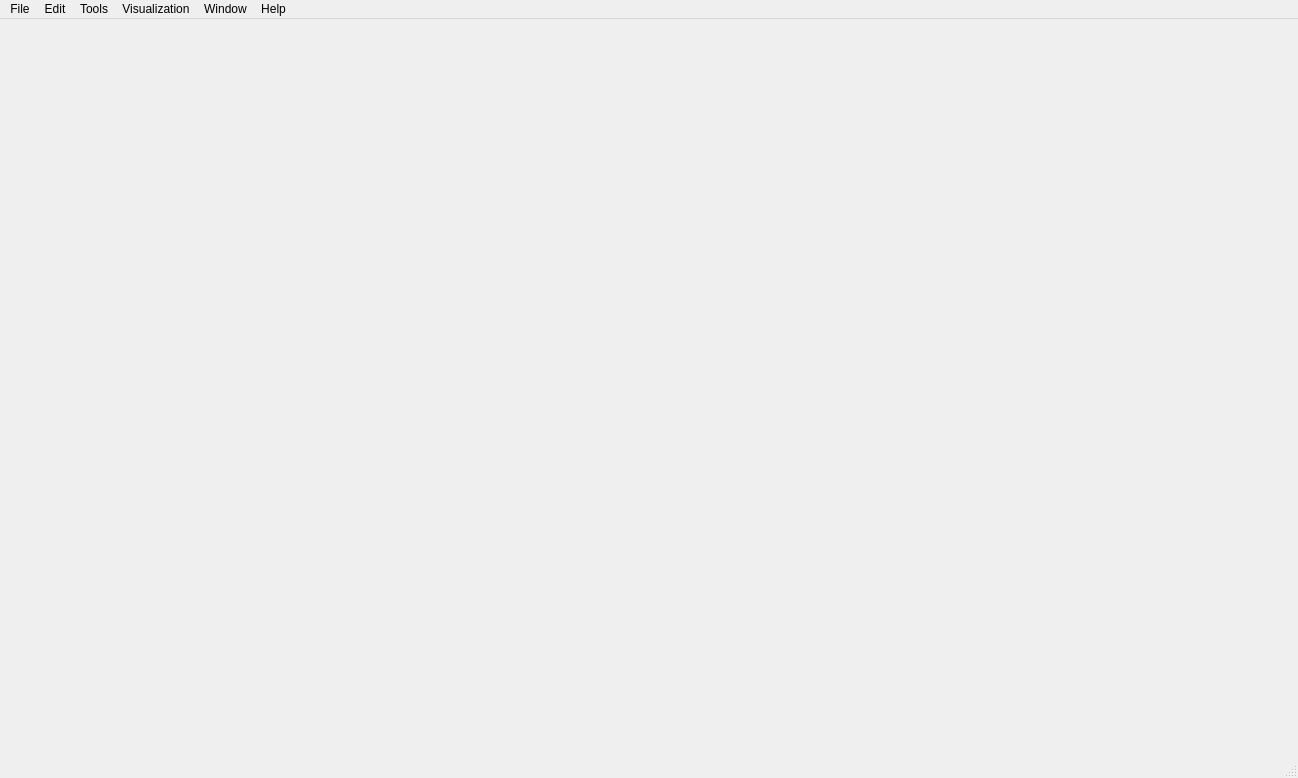
<?xml version="1.0" encoding="UTF-8"?>
<ui version="4.0">
 <class>MainWindow</class>
 <widget class="QMainWindow" name="MainWindow">
  <property name="geometry">
   <rect>
    <x>0</x>
    <y>0</y>
    <width>1298</width>
    <height>778</height>
   </rect>
  </property>
  <property name="acceptDrops">
   <bool>true</bool>
  </property>
  <property name="windowTitle">
   <string>3D Model Viewer</string>
  </property>
  <property name="windowIcon">
   <iconset resource="../ModelViewer.qrc">
    <normaloff>:/icons/res/logo.png</normaloff>:/icons/res/logo.png</iconset>
  </property>
  <widget class="QWidget" name="centralWidget">
   <layout class="QGridLayout" name="gridLayout"/>
  </widget>
  <widget class="QMenuBar" name="menuBar">
   <widget class="QMenu" name="menuFile">
    <property name="title">
     <string>File</string>
    </property>
    <addaction name="actionNew"/>
    <addaction name="actionOpen"/>
    <addaction name="actionImport"/>
    <addaction name="actionExport"/>
    <addaction name="separator"/>
    <addaction name="actionSave"/>
    <addaction name="actionSave_As"/>
    <addaction name="separator"/>
    <addaction name="actionFileClose"/>
    <addaction name="actionExit"/>
    <addaction name="separator"/>
   </widget>
   <widget class="QMenu" name="menuHelp">
    <property name="title">
     <string>Help</string>
    </property>
    <addaction name="actionQuick_Help"/>
    <addaction name="actionTutorial"/>
    <addaction name="separator"/>
    <addaction name="actionView_Logs"/>
    <addaction name="actionOpen_Logs_Folder"/>
    <addaction name="actionShow_Console"/>
    <addaction name="separator"/>
    <addaction name="actionAbout"/>
   </widget>
   <widget class="QMenu" name="menuWindows">
    <property name="title">
     <string>Window</string>
    </property>
    <addaction name="actionClose"/>
    <addaction name="actionClose_All"/>
    <addaction name="separator"/>
    <addaction name="actionCascade"/>
    <addaction name="actionTile"/>
    <addaction name="actionTile_Horizontally"/>
    <addaction name="actionTile_Vertically"/>
    <addaction name="separator"/>
    <addaction name="actionNext"/>
    <addaction name="actionPrevious"/>
    <addaction name="separator"/>
   </widget>
   <widget class="QMenu" name="menuEdit">
    <property name="title">
     <string>Edit</string>
    </property>
    <addaction name="actionUndo"/>
    <addaction name="actionRedo"/>
    <addaction name="separator"/>
    <addaction name="actionSettings"/>
   </widget>
   <widget class="QMenu" name="menuTools">
    <property name="title">
     <string>Tools</string>
    </property>
    <addaction name="actionMeasure"/>
    <addaction name="actionAnnotate"/>
    <addaction name="actionExportReport"/>
    <addaction name="separator"/>
    <addaction name="actionShrinkWrap"/>
   </widget>
   <widget class="QMenu" name="menuVisualization">
    <property name="title">
     <string>Visualization</string>
    </property>
    <addaction name="actionRayTracing"/>
    <addaction name="actionVisualizationSeparator"/>
    <addaction name="actionTextureDebugger"/>
   </widget>
   <addaction name="menuFile"/>
   <addaction name="menuEdit"/>
   <addaction name="menuTools"/>
   <addaction name="menuVisualization"/>
   <addaction name="menuWindows"/>
   <addaction name="menuHelp"/>
  </widget>
  <widget class="QStatusBar" name="statusBar"/>
  <action name="actionExit">
   <property name="icon">
    <iconset theme="application-exit"/>
   </property>
   <property name="text">
    <string>Exit</string>
   </property>
   <property name="statusTip">
    <string>Exit the application</string>
   </property>
  </action>
  <action name="actionAbout">
   <property name="icon">
    <iconset theme="help-about"/>
   </property>
   <property name="text">
    <string>About</string>
   </property>
   <property name="statusTip">
    <string>About the application</string>
   </property>
  </action>
  <action name="actionNew">
   <property name="icon">
    <iconset theme="document-new"/>
   </property>
   <property name="text">
    <string>New</string>
   </property>
   <property name="statusTip">
    <string>Create a new document window</string>
   </property>
   <property name="shortcut">
    <string>Ctrl+N</string>
   </property>
  </action>
  <action name="actionTile_Horizontally">
   <property name="text">
    <string>Tile Horizontally</string>
   </property>
   <property name="statusTip">
    <string>Tile sub windows horizontally</string>
   </property>
  </action>
  <action name="actionTile_Vertically">
   <property name="text">
    <string>Tile Vertically</string>
   </property>
   <property name="statusTip">
    <string>Tile sub windows vertically</string>
   </property>
  </action>
  <action name="actionCascade">
   <property name="text">
    <string>Cascade</string>
   </property>
   <property name="statusTip">
    <string>Cascade sub windows</string>
   </property>
  </action>
  <action name="actionTile">
   <property name="text">
    <string>Tile</string>
   </property>
   <property name="statusTip">
    <string>Tile sub windows</string>
   </property>
  </action>
  <action name="actionClose">
   <property name="icon">
    <iconset theme="window-close"/>
   </property>
   <property name="text">
    <string>Close</string>
   </property>
   <property name="statusTip">
    <string>Close the current document window</string>
   </property>
  </action>
  <action name="actionClose_All">
   <property name="icon">
    <iconset theme="window-close-all"/>
   </property>
   <property name="text">
    <string>Close All</string>
   </property>
   <property name="statusTip">
    <string>Close all document windows</string>
   </property>
  </action>
  <action name="actionNext">
   <property name="icon">
    <iconset theme="window-next"/>
   </property>
   <property name="text">
    <string>Next</string>
   </property>
   <property name="statusTip">
    <string>Activate the next sub window</string>
   </property>
  </action>
  <action name="actionPrevious">
   <property name="icon">
    <iconset theme="window-previous"/>
   </property>
   <property name="text">
    <string>Previous</string>
   </property>
   <property name="statusTip">
    <string>Activate the next previous window</string>
   </property>
  </action>
  <action name="actionOpen">
   <property name="icon">
    <iconset theme="document-open"/>
   </property>
   <property name="text">
    <string>Open</string>
   </property>
   <property name="statusTip">
    <string>Open an existing model</string>
   </property>
   <property name="shortcut">
    <string>Ctrl+O</string>
   </property>
  </action>
  <action name="actionImport">
   <property name="icon">
    <iconset theme="document-import"/>
   </property>
   <property name="text">
    <string>Import</string>
   </property>
   <property name="statusTip">
    <string>Import a model into the current document</string>
   </property>
   <property name="shortcut">
    <string>Ctrl+I</string>
   </property>
  </action>
  <action name="actionSave">
   <property name="icon">
    <iconset theme="document-save"/>
   </property>
   <property name="text">
    <string>Save</string>
   </property>
   <property name="statusTip">
    <string>Save the current document</string>
   </property>
   <property name="shortcut">
    <string>Ctrl+S</string>
   </property>
  </action>
  <action name="actionSave_As">
   <property name="icon">
    <iconset theme="document-save-as"/>
   </property>
   <property name="text">
    <string>Save As</string>
   </property>
   <property name="statusTip">
    <string>Save the current document as another file name</string>
   </property>
   <property name="shortcut">
    <string>Ctrl+Shift+S</string>
   </property>
  </action>
  <action name="actionUndo">
   <property name="icon">
    <iconset theme="edit-undo"/>
   </property>
   <property name="text">
    <string>Undo</string>
   </property>
   <property name="statusTip">
    <string>Undo the last action</string>
   </property>
   <property name="shortcut">
    <string>Ctrl+Z</string>
   </property>
  </action>
  <action name="actionRedo">
   <property name="icon">
    <iconset theme="edit-redo"/>
   </property>
   <property name="text">
    <string>Redo</string>
   </property>
   <property name="statusTip">
    <string>Redo the last action</string>
   </property>
   <property name="shortcut">
    <string>Ctrl+Y</string>
   </property>
  </action>
  <action name="actionFileClose">
   <property name="icon">
    <iconset theme="document-close"/>
   </property>
   <property name="text">
    <string>Close</string>
   </property>
   <property name="statusTip">
    <string>Close the current file</string>
   </property>
  </action>
  <action name="actionExport">
   <property name="text">
    <string>Export</string>
   </property>
   <property name="statusTip">
    <string>Export the scene</string>
   </property>
   <property name="shortcut">
    <string>Ctrl+E</string>
   </property>
  </action>
  <action name="actionClear_UV_Prompt_Settings">
   <property name="text">
    <string>Clear UV Prompt Settings</string>
   </property>
  </action>
  <action name="actionSettings">
   <property name="text">
    <string>Settings</string>
   </property>
   <property name="statusTip">
    <string>Open the settings dialog</string>
   </property>
  </action>
  <action name="actionTextureDebugger">
   <property name="text">
    <string>Texture Debugger</string>
   </property>
   <property name="statusTip">
    <string>Open the texture debug panel for the selected mesh</string>
   </property>
  </action>
  <action name="actionRayTracing">
   <property name="text">
    <string>Ray Tracing...</string>
   </property>
   <property name="statusTip">
    <string>Open ray tracing settings and start a render</string>
   </property>
  </action>
  <action name="actionMeasure">
   <property name="text">
    <string>Measure...</string>
   </property>
   <property name="statusTip">
    <string>Open the measurement tool - point, distance, and arc-radius tools</string>
   </property>
  </action>
  <action name="actionAnnotate">
   <property name="text">
    <string>Annotate...</string>
   </property>
   <property name="statusTip">
    <string>Open the annotation tool - place text notes anchored to points on the model</string>
   </property>
  </action>
  <action name="actionExportReport">
   <property name="text">
    <string>Export Report...</string>
   </property>
   <property name="statusTip">
    <string>Export captured views and the measurement/annotation list as a PDF report</string>
   </property>
  </action>
  <action name="actionShrinkWrap">
   <property name="text">
    <string>Shrink Wrap...</string>
   </property>
   <property name="statusTip">
    <string>Combine the selected meshes into one new watertight approximating shell (CGAL alpha wrapping), added as a new node</string>
   </property>
  </action>
  <action name="actionVisualizationSeparator">
   <property name="separator">
    <bool>true</bool>
   </property>
  </action>
  <action name="actionQuick_Help">
   <property name="text">
    <string>Quick Help</string>
   </property>
   <property name="statusTip">
    <string>Open the quick help dialog</string>
   </property>
   <property name="shortcut">
    <string>F1</string>
   </property>
  </action>
  <action name="actionTutorial">
   <property name="text">
    <string>Tutorial</string>
   </property>
   <property name="statusTip">
    <string>Open the application tutorial</string>
   </property>
   <property name="shortcut">
    <string>Ctrl+F1</string>
   </property>
  </action>
  <action name="actionView_Logs">
   <property name="text">
    <string>View Logs</string>
   </property>
   <property name="statusTip">
    <string>Open the logs dialog</string>
   </property>
  </action>
  <action name="actionOpen_Logs_Folder">
   <property name="text">
    <string>Open Logs Folder</string>
   </property>
   <property name="statusTip">
    <string>Open the logs folder in the system explorer</string>
   </property>
  </action>
  <action name="actionShow_Console">
   <property name="text">
    <string>Show Console</string>
   </property>
   <property name="statusTip">
    <string>Show the live console log window (also enables it in Settings)</string>
   </property>
  </action>
 </widget>
 <layoutdefault spacing="6" margin="11"/>
 <resources>
  <include location="../ModelViewer.qrc"/>
 </resources>
 <connections/>
</ui>
